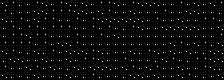

The image is a tile-based game level rendered from a .tmx file. Its description and complete source (layers, tilesets, objects, tile grids) follow:
An orthogonal 28x10 tile map with 8x8 px tiles, 1 tile layer (Tile Layer 1).

<map version="1.0" tiledversion="1.0.3" orientation="orthogonal" renderorder="right-down" width="28" height="10" tilewidth="8" tileheight="8" nextobjectid="1">
 <tileset firstgid="1" source="Tiles.tsx" />
 <layer name="Tile Layer 1" width="28" height="10">
  <data encoding="csv">
62,61,76,77,61,62,77,61,62,76,62,77,61,61,62,77,61,62,62,62,77,77,61,77,62,77,62,61,
61,76,77,77,62,62,61,61,61,62,62,77,62,61,77,77,62,77,77,77,61,77,77,62,62,77,77,76,
62,76,61,77,62,61,61,77,77,61,77,61,62,62,62,62,62,62,77,61,77,77,62,77,77,61,61,77,
77,61,77,61,61,77,61,61,61,77,77,61,77,61,77,76,61,62,77,77,62,62,62,62,62,77,77,62,
77,61,61,62,61,61,77,77,77,61,77,77,61,77,62,77,77,77,77,77,77,77,77,77,77,77,77,61,
61,61,61,61,77,61,77,62,62,61,77,77,77,77,77,77,77,77,77,77,77,62,61,77,62,61,76,62,
62,61,77,76,62,76,61,77,62,62,62,61,62,76,77,77,62,76,61,62,77,62,77,62,77,76,62,62,
76,62,62,77,77,62,77,77,62,77,61,61,62,77,77,61,77,77,77,76,62,61,77,76,61,61,62,62,
61,77,77,62,61,77,62,77,76,62,77,62,62,62,77,62,61,77,62,61,77,77,62,77,77,61,62,76,
62,76,77,76,62,77,77,76,62,77,76,61,76,77,77,76,62,62,77,62,77,77,62,61,77,76,77,62
</data>
 </layer>
</map>